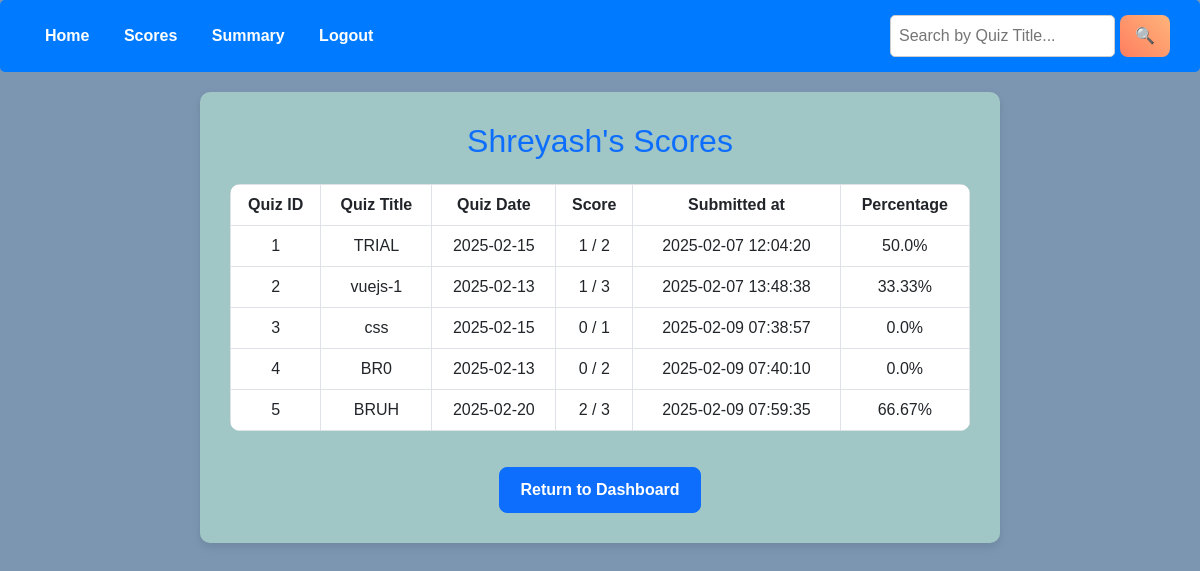
Before: /scores (signed in) with the older database file.
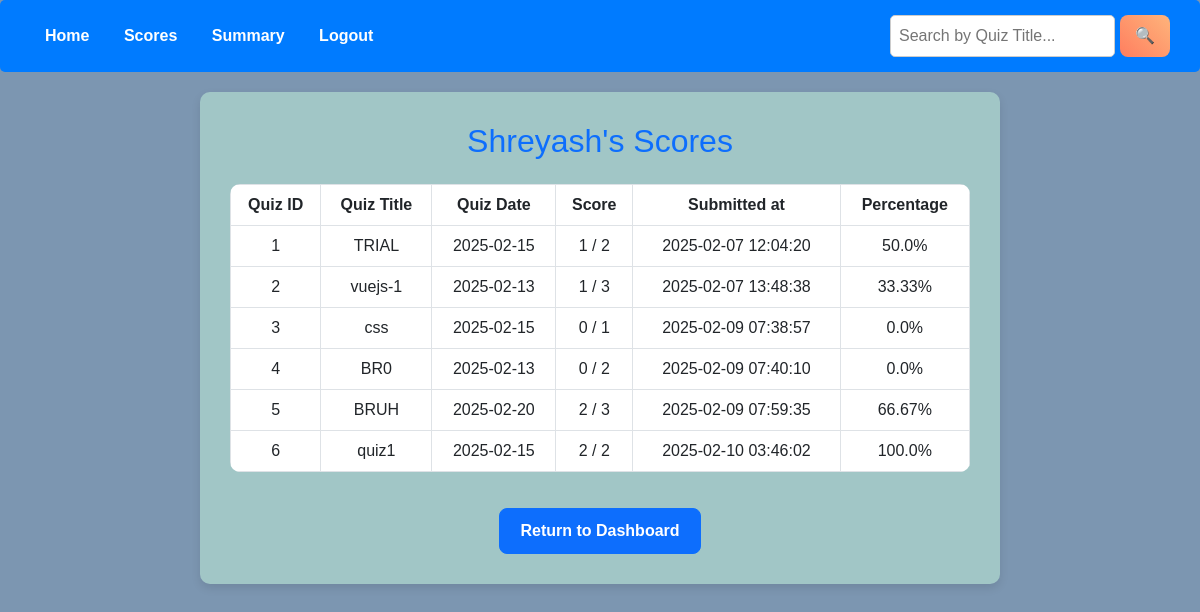
After: the same page with the newer database file.
### model/model.py (models this page shows)
class Score(db.Model):
    __tablename__ = "scores"
    id = db.Column(db.Integer, primary_key=True)
    user_id = db.Column(db.Integer, db.ForeignKey("users.id"), nullable=False)
    quiz_id = db.Column(db.Integer, db.ForeignKey("quizzes.id"), nullable=False)
    score = db.Column(db.Integer, nullable=False)
    max_score = db.Column(db.Integer, nullable=False)
    percent = db.Column(db.Float, nullable=False)
    submitted_at = db.Column(db.DateTime, default=datetime)  # New timestamp field
    user = db.relationship("User", back_populates="scores")
    quiz = db.relationship("Quiz")

class Quiz(db.Model):
    __tablename__ = "quizzes"
    id = db.Column(db.Integer, primary_key=True)
    title = db.Column(db.String(100), nullable=False)
    chapter_id = db.Column(db.Integer, db.ForeignKey("chapters.id"), nullable=False)
    date = db.Column(db.Date, nullable=False)
    time = db.Column(db.Time, nullable=False)
    duration = db.Column(db.Integer, nullable=False)
    rules = db.Column(db.String(500), nullable=True)
    chapter = db.relationship("Chapter", back_populates="quizzes")
    questions = db.relationship("Question", back_populates="quiz", cascade="all, delete-orphan")
    scores = db.relationship("Score", back_populates="quiz", cascade="all, delete-orphan")
    user_responses = db.relationship("UserResponse", cascade="all, delete-orphan")

### controllers/controllers.py (the view)
@controllers.route("/scores")
def scores():
    user_id = session.get("user_id")
    user = User.query.get(session['user_id']) #as the user_id changes only when logged out
    search_query = request.args.get("search_quiz", "").strip()  # Get the search term
    print(search_query)
    q = (
        db.session.query(Quiz.id.label("quiz_id"), Quiz.title.label("quiz_title"),Quiz.date.label("quiz_date"), Score.score, Score.max_score, Score.percent, Score.submitted_at)
        .join(Score, Score.quiz_id == Quiz.id)
        .filter(Score.user_id == user_id)
    ) #Limitation : If the quiz is deleted by admin the user can't view their scores
    if search_query:
        q = q.filter(Quiz.title.ilike(f"%{search_query}%"))  # Case-insensitive search
    user_scores = q
    print (user_scores)
    return render_template("scores.html", user_scores=user_scores, user = user , search_query=search_query)

### templates/scores.html (shortened to what this page needs)
<!DOCTYPE html>
<html lang="en">
<head>
    <link href="https://cdn.jsdelivr.net/npm/bootstrap@5.3.0/dist/css/bootstrap.min.css" rel="stylesheet">
</head>
<body>
    <div class="nav-bar">
        <div>
            <a href="{{ url_for('controllers.user_dashboard') }}">Home</a>
            <a href="{{ url_for('controllers.scores') }}">Scores</a>
            <a href="{{ url_for('controllers.user_summary') }}">Summary</a>
            <a href="{{ url_for('controllers.logout_user') }}">Logout</a>
        </div>
        <div class="search-container">
            <form method="GET" action="{{ url_for('controllers.scores') }}" style="display: flex; gap: 5px;">
                <input type="text" name="search_quiz" value="{{ search_query }}" placeholder="Search by Quiz Title...">
                <button type="submit">🔍</button>
            </form>
        </div>
    </div>
    <div class="score-container">
        <h2 class="mb-4 text-primary">{{ user.username }}'s Scores</h2>
        <table class="table table-hover table-bordered">
            <thead>
                <tr>
                    <th>Quiz ID</th>
                    <th>Quiz Title</th>
                    <th>Quiz Date</th>
                    <th>Score</th>
                    <th>Submitted at</th>
                    <th>Percentage</th>
                </tr>
            </thead>
            <tbody>
                {% for score in user_scores %}
                <tr>
                    <td>{{ score.quiz_id }}</td>
                    <td>{{ score.quiz_title }}</td>
                    <td>{{ score.quiz_date }}</td>
                    <td>{{ score.score }} / {{ score.max_score }}</td>
                    <td>{{ score.submitted_at.strftime('%Y-%m-%d %H:%M:%S') if score.submitted_at else 'N/A' }}</td>
                    <td>{{ score.percent|round(2) }}%</td>
                </tr>
                {% endfor %}
            </tbody>
        </table>
        <a href="{{ url_for('controllers.user_dashboard') }}" class="btn btn-primary btn-home">Return to Dashboard</a>
    </div>
</body>
</html>

Changed rows visible on the page:
added Score: quiz_id "6", quiz_title "quiz1", quiz_date "2025-02-15", score "2", max_score "2", submitted_at "2025-02-10 03:46:02", percent "100.0"
